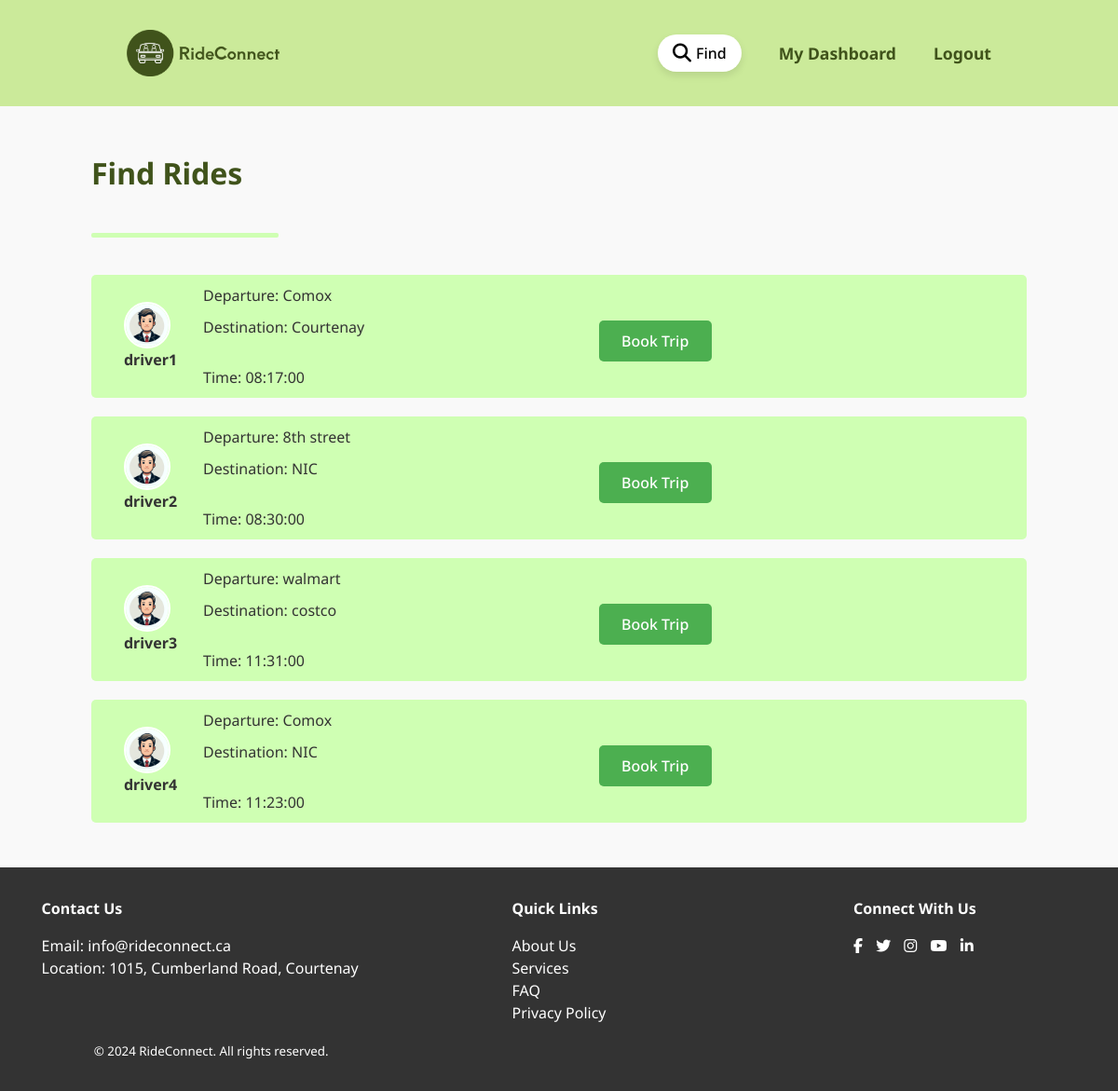
Before: /views/find-rides.view.php (signed in) with the older database file.
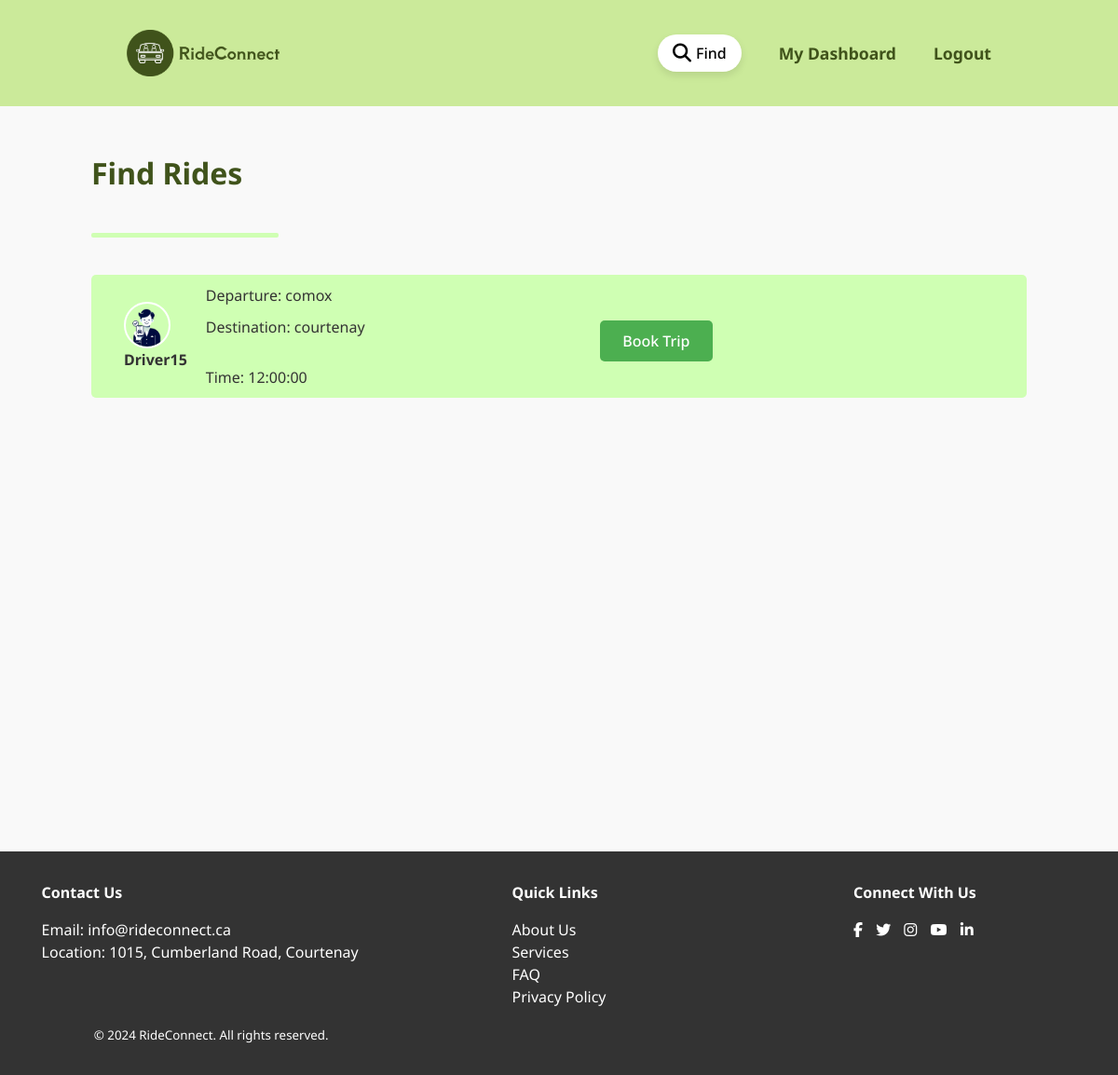
After: the same page with the newer database file.
### tables this page shows
CREATE TABLE `rides` (
  `ride_id` int(11) NOT NULL,
  `user_id` int(11) NOT NULL,
  `departure` varchar(255) NOT NULL,
  `arrival` varchar(255) NOT NULL,
  `date` date NOT NULL,
  `time` time NOT NULL,
  `seats_available` int(11) NOT NULL,
  `price_per_seat` decimal(10,2) NOT NULL,
  `additional_notes` text DEFAULT NULL,
  `created_at` timestamp NOT NULL DEFAULT current_timestamp()
);

CREATE TABLE `users` (
  `user_id` int(11) NOT NULL,
  `name` varchar(255) NOT NULL,
  `gender` enum('male','female','other') NOT NULL,
  `email` varchar(255) NOT NULL,
  `password` varchar(255) NOT NULL,
  `profile_photo_path` varchar(255) DEFAULT NULL,
  `gov_id_type` enum('passport','driving_license','national_id') NOT NULL,
  `gov_id_path` varchar(255) DEFAULT NULL,
  `created_at` timestamp NOT NULL DEFAULT current_timestamp(),
  `updated_at` timestamp NOT NULL DEFAULT current_timestamp() ON UPDATE current_timestamp()
);

### views/find-rides.view.php (the view, shortened to what this page needs)
<?php
require('partials/head.php');
require('partials/main_nav.php');
require_once 'Database.php';
try {
    $stmt = $pdo->query("
        SELECT rides.*, users.name, users.profile_photo_path
        FROM rides
        JOIN users ON rides.user_id = users.user_id
    ");
} catch (Exception $e) {
    die("Error fetching rides: " . $e->getMessage());
}
?>
<div class="rides-listing">
<h2>Find Rides</h2>
    <hr class="hr">
    <?php if ($stmt->rowCount() > 0): ?>
    <?php while ($ride = $stmt->fetch()): ?>
        <div class="ride">
        <div class="rider-info">
        <?php
$profilePhotoPath = !empty($ride['profile_photo_path']) ? $ride['profile_photo_path'] : 'person.png';
$profilePhotoPath = htmlspecialchars($profilePhotoPath);
?>
<img src="images/<?php echo $profilePhotoPath; ?>" alt="Driver's Profile Picture" class="profile-pic">
            <h4><?php echo htmlspecialchars($ride['name']); ?></h4>
    </div>
            <div class="ride-details">
                <div class="ride-location">
                <p>Departure: <?php echo htmlspecialchars($ride['departure']); ?></p>
                <p>Destination: <?php echo htmlspecialchars($ride['arrival']); ?></p>
                </div>
                <p>Time: <?php echo htmlspecialchars($ride['time']); ?></p>
            </div>
            <button onclick="location.href='/model/book-trip.model.php?ride_id=<?php echo $ride['ride_id']; ?>'">Book Trip</button>
            </div>
        <?php endwhile; ?>
    <?php else: ?>
        <p>No rides posted yet.</p>
    <?php endif; ?>
</div>
<?php require('partials/footer.php'); ?>

Changed rows visible on the page:
removed rides: user.name "driver1", departure "Comox", arrival "Courtenay", time "08:17:00"
removed rides: user.name "driver2", departure "8th street", arrival "NIC", time "08:30:00"
removed rides: user.name "driver3", departure "walmart", arrival "costco", time "11:31:00"
removed rides: user.name "driver4", departure "Comox", arrival "NIC", time "11:23:00"
added rides: user.profile_photo_path (picture), user.name "Driver15", departure "comox", arrival "courtenay", time "12:00:00"
